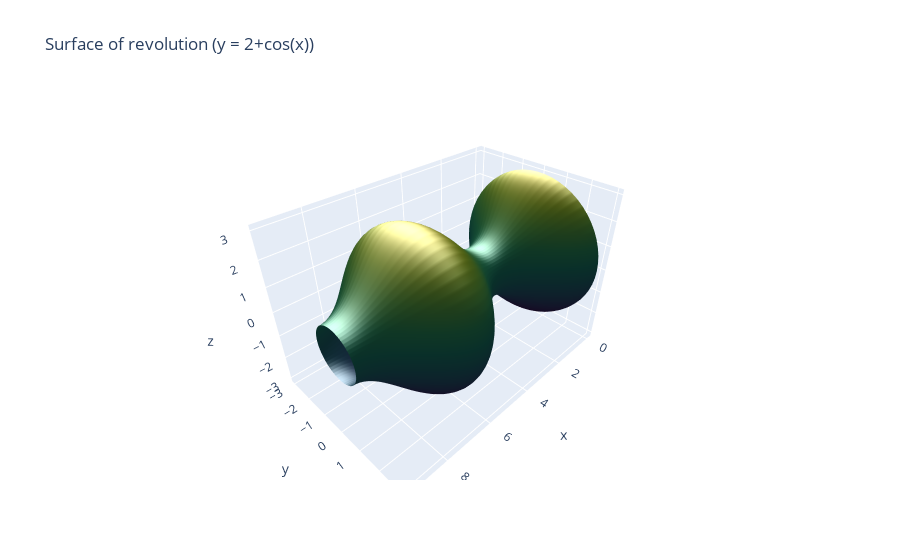

Source (notebook cell):
### Code cell
import plotly.graph_objects as go

X,Y,Z = revolve(x,y)
lighting_effects = dict(ambient=0.3, diffuse=0.2, roughness = 0.5, specular=0.6, fresnel=0.2)
fig = go.Figure(data=[go.Surface(z=Z,x=X,y=Y, 
                                 colorscale='Viridis', 
                                 showscale=False,
                                 lighting=lighting_effects)])
fig.update_layout(title="Surface of revolution (y = 2+cos(x))")
fig.show()

### Figure 1 — Plotly figure (JSON) as saved in the notebook; plotly's stock layout.template omitted (floating-point values rounded to 4 significant figures; data arrays with more than 128 entries replaced by an {"elided": "..."} marker saying what was removed)
{"data": [{"colorscale": [[0, "#440154"], [0.1111, "#482878"], [0.2222, "#3e4989"], [0.3333, "#31688e"], [0.4444, "#26828e"], [0.5556, "#1f9e89"], [0.6667, "#35b779"], [0.7778, "#6ece58"], [0.8889, "#b5de2b"], [1, "#fde725"]], "lighting": {"ambient": 0.3, "diffuse": 0.2, "fresnel": 0.2, "roughness": 0.5, "specular": 0.6}, "showscale": false, "type": "surface", "x": {"elided": "60x189 float values"}, "y": {"elided": "60x189 float values"}, "z": {"elided": "60x189 float values"}}], "layout": {"title": {"text": "Surface of revolution (y = 2+cos(x))"}}}
